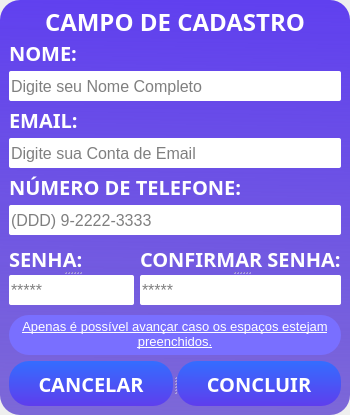
      <widget class="QWidget" name="pg_cliente">
       <layout class="QHBoxLayout" name="horizontalLayout_6">
        <property name="spacing">
         <number>5</number>
        </property>
        <property name="leftMargin">
         <number>0</number>
        </property>
        <property name="topMargin">
         <number>0</number>
        </property>
        <property name="rightMargin">
         <number>0</number>
        </property>
        <property name="bottomMargin">
         <number>0</number>
        </property>
        <item>
         <widget class="QFrame" name="frame_7">
          <property name="sizePolicy">
           <sizepolicy hsizetype="Fixed" vsizetype="Preferred">
            <horstretch>0</horstretch>
            <verstretch>0</verstretch>
           </sizepolicy>
          </property>
          <property name="minimumSize">
           <size>
            <width>350</width>
            <height>415</height>
           </size>
          </property>
          <property name="maximumSize">
           <size>
            <width>350</width>
            <height>415</height>
           </size>
          </property>
          <property name="styleSheet">
           <string notr="true">background-color: qlineargradient(spread:pad, x1:0.512, y1:0, x2:0.5, y2:0.994, stop:0 rgba(96, 64, 239, 255), stop:1 rgba(36, 0, 198, 144));
border-radius:20px;
border-color: rgb(255, 255, 255);
</string>
          </property>
          <property name="frameShape">
           <enum>QFrame::StyledPanel</enum>
          </property>
          <property name="frameShadow">
           <enum>QFrame::Raised</enum>
          </property>
          <layout class="QVBoxLayout" name="verticalLayout_5">
           <item>
            <widget class="QLabel" name="label_17">
             <property name="minimumSize">
              <size>
               <width>0</width>
               <height>25</height>
              </size>
             </property>
             <property name="maximumSize">
              <size>
               <width>16777215</width>
               <height>25</height>
              </size>
             </property>
             <property name="font">
              <font>
               <family>Agency FB</family>
               <pointsize>18</pointsize>
               <weight>75</weight>
               <bold>true</bold>
              </font>
             </property>
             <property name="styleSheet">
              <string notr="true">color: rgb(255, 255, 255);
background-color: qlineargradient(spread:pad, x1:0.574, y1:1, x2:0.557, y2:0, stop:0 rgba(26, 0, 189, 0), stop:1 rgba(53, 0, 151, 0));</string>
             </property>
             <property name="text">
              <string>CAMPO DE CADASTRO</string>
             </property>
             <property name="alignment">
              <set>Qt::AlignCenter</set>
             </property>
            </widget>
           </item>
           <item>
            <widget class="QLabel" name="label_12">
             <property name="minimumSize">
              <size>
               <width>0</width>
               <height>25</height>
              </size>
             </property>
             <property name="maximumSize">
              <size>
               <width>16777215</width>
               <height>25</height>
              </size>
             </property>
             <property name="font">
              <font>
               <family>Agency FB</family>
               <pointsize>15</pointsize>
               <weight>75</weight>
               <bold>true</bold>
              </font>
             </property>
             <property name="styleSheet">
              <string notr="true">color: rgb(255, 255, 255);
background-color: qlineargradient(spread:pad, x1:0.574, y1:1, x2:0.557, y2:0, stop:0 rgba(26, 0, 189, 0), stop:1 rgba(53, 0, 151, 0));</string>
             </property>
             <property name="text">
              <string>NOME:</string>
             </property>
            </widget>
           </item>
           <item>
            <widget class="QLineEdit" name="txtNomeCliente">
             <property name="minimumSize">
              <size>
               <width>0</width>
               <height>30</height>
              </size>
             </property>
             <property name="maximumSize">
              <size>
               <width>16777215</width>
               <height>30</height>
              </size>
             </property>
             <property name="font">
              <font>
               <family>Nirmala UI</family>
               <pointsize>12</pointsize>
              </font>
             </property>
             <property name="styleSheet">
              <string notr="true">background-color: rgb(255, 255, 255);
border-radius:2px;</string>
             </property>
             <property name="inputMask">
              <string/>
             </property>
             <property name="text">
              <string/>
             </property>
             <property name="maxLength">
              <number>32767</number>
             </property>
             <property name="frame">
              <bool>true</bool>
             </property>
             <property name="placeholderText">
              <string>Digite seu Nome Completo</string>
             </property>
             <property name="clearButtonEnabled">
              <bool>true</bool>
             </property>
            </widget>
           </item>
           <item>
            <widget class="QLabel" name="label_13">
             <property name="minimumSize">
              <size>
               <width>0</width>
               <height>25</height>
              </size>
             </property>
             <property name="maximumSize">
              <size>
               <width>16777215</width>
               <height>25</height>
              </size>
             </property>
             <property name="font">
              <font>
               <family>Agency FB</family>
               <pointsize>15</pointsize>
               <weight>75</weight>
               <bold>true</bold>
              </font>
             </property>
             <property name="styleSheet">
              <string notr="true">color: rgb(255, 255, 255);
background-color: qlineargradient(spread:pad, x1:0.574, y1:1, x2:0.557, y2:0, stop:0 rgba(26, 0, 189, 0), stop:1 rgba(53, 0, 151, 0));</string>
             </property>
             <property name="text">
              <string>EMAIL:</string>
             </property>
            </widget>
           </item>
           <item>
            <widget class="QLineEdit" name="txtEmailCliente">
             <property name="minimumSize">
              <size>
               <width>0</width>
               <height>30</height>
              </size>
             </property>
             <property name="maximumSize">
              <size>
               <width>16777215</width>
               <height>30</height>
              </size>
             </property>
             <property name="font">
              <font>
               <family>Nirmala UI</family>
               <pointsize>12</pointsize>
              </font>
             </property>
             <property name="styleSheet">
              <string notr="true">background-color: rgb(255, 255, 255);border-radius:2px;</string>
             </property>
             <property name="maxLength">
              <number>50</number>
             </property>
             <property name="placeholderText">
              <string>Digite sua Conta de Email</string>
             </property>
             <property name="clearButtonEnabled">
              <bool>true</bool>
             </property>
            </widget>
           </item>
           <item>
            <widget class="QLabel" name="label_14">
             <property name="minimumSize">
              <size>
               <width>0</width>
               <height>25</height>
              </size>
             </property>
             <property name="maximumSize">
              <size>
               <width>16777215</width>
               <height>25</height>
              </size>
             </property>
             <property name="font">
              <font>
               <family>Agency FB</family>
               <pointsize>15</pointsize>
               <weight>75</weight>
               <bold>true</bold>
              </font>
             </property>
             <property name="styleSheet">
              <string notr="true">color: rgb(255, 255, 255);
background-color: qlineargradient(spread:pad, x1:0.574, y1:1, x2:0.557, y2:0, stop:0 rgba(26, 0, 189, 0), stop:1 rgba(53, 0, 151, 0));</string>
             </property>
             <property name="text">
              <string>NÚMERO DE TELEFONE:</string>
             </property>
            </widget>
           </item>
           <item>
            <widget class="QLineEdit" name="txtTelefoneCliente">
             <property name="minimumSize">
              <size>
               <width>0</width>
               <height>30</height>
              </size>
             </property>
             <property name="maximumSize">
              <size>
               <width>16777215</width>
               <height>30</height>
              </size>
             </property>
             <property name="font">
              <font>
               <family>Nirmala UI</family>
               <pointsize>12</pointsize>
              </font>
             </property>
             <property name="styleSheet">
              <string notr="true">background-color: rgb(255, 255, 255);border-radius:2px;</string>
             </property>
             <property name="maxLength">
              <number>9</number>
             </property>
             <property name="placeholderText">
              <string>(DDD) 9-2222-3333</string>
             </property>
             <property name="clearButtonEnabled">
              <bool>true</bool>
             </property>
            </widget>
           </item>
           <item>
            <widget class="QFrame" name="frame_10">
             <property name="minimumSize">
              <size>
               <width>0</width>
               <height>70</height>
              </size>
             </property>
             <property name="maximumSize">
              <size>
               <width>16777215</width>
               <height>80</height>
              </size>
             </property>
             <property name="styleSheet">
              <string notr="true">background-color: qlineargradient(spread:pad, x1:0.574, y1:1, x2:0.557, y2:0, stop:0 rgba(26, 0, 189, 0), stop:1 rgba(53, 0, 151, 0));</string>
             </property>
             <property name="frameShape">
              <enum>QFrame::StyledPanel</enum>
             </property>
             <property name="frameShadow">
              <enum>QFrame::Raised</enum>
             </property>
             <layout class="QHBoxLayout" name="horizontalLayout_11">
              <property name="leftMargin">
               <number>0</number>
              </property>
              <property name="topMargin">
               <number>0</number>
              </property>
              <property name="rightMargin">
               <number>0</number>
              </property>
              <property name="bottomMargin">
               <number>0</number>
              </property>
              <item>
               <widget class="QSplitter" name="splitter_14">
                <property name="orientation">
                 <enum>Qt::Vertical</enum>
                </property>
                <widget class="QLabel" name="label_19">
                 <property name="minimumSize">
                  <size>
                   <width>0</width>
                   <height>25</height>
                  </size>
                 </property>
                 <property name="maximumSize">
                  <size>
                   <width>16777215</width>
                   <height>25</height>
                  </size>
                 </property>
                 <property name="font">
                  <font>
                   <family>Agency FB</family>
                   <pointsize>15</pointsize>
                   <weight>75</weight>
                   <bold>true</bold>
                  </font>
                 </property>
                 <property name="styleSheet">
                  <string notr="true">color: rgb(255, 255, 255);
background-color: qlineargradient(spread:pad, x1:0.574, y1:1, x2:0.557, y2:0, stop:0 rgba(26, 0, 189, 0), stop:1 rgba(53, 0, 151, 0));</string>
                 </property>
                 <property name="text">
                  <string>SENHA:</string>
                 </property>
                </widget>
                <widget class="QLineEdit" name="txtSenhaCliente">
                 <property name="minimumSize">
                  <size>
                   <width>0</width>
                   <height>30</height>
                  </size>
                 </property>
                 <property name="maximumSize">
                  <size>
                   <width>16777215</width>
                   <height>30</height>
                  </size>
                 </property>
                 <property name="font">
                  <font>
                   <family>Nirmala UI</family>
                   <pointsize>12</pointsize>
                  </font>
                 </property>
                 <property name="styleSheet">
                  <string notr="true">background-color: rgb(255, 255, 255);border-radius:2px;</string>
                 </property>
                 <property name="text">
                  <string/>
                 </property>
                 <property name="maxLength">
                  <number>5</number>
                 </property>
                 <property name="echoMode">
                  <enum>QLineEdit::Password</enum>
                 </property>
                 <property name="placeholderText">
                  <string>*****</string>
                 </property>
                 <property name="clearButtonEnabled">
                  <bool>true</bool>
                 </property>
                </widget>
               </widget>
              </item>
              <item>
               <widget class="QSplitter" name="splitter_15">
                <property name="orientation">
                 <enum>Qt::Vertical</enum>
                </property>
                <widget class="QLabel" name="label_20">
                 <property name="minimumSize">
                  <size>
                   <width>0</width>
                   <height>25</height>
                  </size>
                 </property>
                 <property name="maximumSize">
                  <size>
                   <width>16777215</width>
                   <height>25</height>
                  </size>
                 </property>
                 <property name="font">
                  <font>
                   <family>Agency FB</family>
                   <pointsize>15</pointsize>
                   <weight>75</weight>
                   <bold>true</bold>
                  </font>
                 </property>
                 <property name="styleSheet">
                  <string notr="true">color: rgb(255, 255, 255);
background-color: qlineargradient(spread:pad, x1:0.574, y1:1, x2:0.557, y2:0, stop:0 rgba(26, 0, 189, 0), stop:1 rgba(53, 0, 151, 0));</string>
                 </property>
                 <property name="text">
                  <string>CONFIRMAR SENHA:</string>
                 </property>
                </widget>
                <widget class="QLineEdit" name="txtConfirmarSenhaCliente">
                 <property name="minimumSize">
                  <size>
                   <width>0</width>
                   <height>30</height>
                  </size>
                 </property>
                 <property name="maximumSize">
                  <size>
                   <width>16777215</width>
                   <height>30</height>
                  </size>
                 </property>
                 <property name="font">
                  <font>
                   <family>Nirmala UI</family>
                   <pointsize>12</pointsize>
                  </font>
                 </property>
                 <property name="styleSheet">
                  <string notr="true">background-color: rgb(255, 255, 255);border-radius:2px;</string>
                 </property>
                 <property name="text">
                  <string/>
                 </property>
                 <property name="maxLength">
                  <number>5</number>
                 </property>
                 <property name="echoMode">
                  <enum>QLineEdit::Password</enum>
                 </property>
                 <property name="placeholderText">
                  <string>*****</string>
                 </property>
                 <property name="clearButtonEnabled">
                  <bool>true</bool>
                 </property>
                </widget>
               </widget>
              </item>
             </layout>
            </widget>
           </item>
           <item>
            <widget class="QTextBrowser" name="textBrowser_7">
             <property name="minimumSize">
              <size>
               <width>0</width>
               <height>40</height>
              </size>
             </property>
             <property name="maximumSize">
              <size>
               <width>16777215</width>
               <height>43</height>
              </size>
             </property>
             <property name="styleSheet">
              <string notr="true">background-color: rgb(121, 111, 255);
color: rgb(255, 255, 255);
border-radius:20px;</string>
             </property>
             <property name="html">
              <string>&lt;!DOCTYPE HTML PUBLIC &quot;-//W3C//DTD HTML 4.0//EN&quot; &quot;http://www.w3.org/TR/REC-html40/strict.dtd&quot;&gt;
&lt;html&gt;&lt;head&gt;&lt;meta name=&quot;qrichtext&quot; content=&quot;1&quot; /&gt;&lt;style type=&quot;text/css&quot;&gt;
p, li { white-space: pre-wrap; }
&lt;/style&gt;&lt;/head&gt;&lt;body style=&quot; font-family:'MS Shell Dlg 2'; font-size:8.25pt; font-weight:400; font-style:normal;&quot;&gt;
&lt;p align=&quot;center&quot; style=&quot; margin-top:0px; margin-bottom:0px; margin-left:0px; margin-right:0px; -qt-block-indent:0; text-indent:0px;&quot;&gt;&lt;span style=&quot; font-size:10pt; text-decoration: underline;&quot;&gt;Apenas é possível avançar caso os espaços estejam preenchidos.&lt;/span&gt;&lt;/p&gt;&lt;/body&gt;&lt;/html&gt;</string>
             </property>
            </widget>
           </item>
           <item>
            <widget class="QSplitter" name="splitter_16">
             <property name="styleSheet">
              <string notr="true">background-color: qlineargradient(spread:pad, x1:0.574, y1:1, x2:0.557, y2:0, stop:0 rgba(26, 0, 189, 0), stop:1 rgba(53, 0, 151, 0));</string>
             </property>
             <property name="orientation">
              <enum>Qt::Horizontal</enum>
             </property>
             <widget class="QPushButton" name="btnCancelarCliente">
              <property name="minimumSize">
               <size>
                <width>0</width>
                <height>45</height>
               </size>
              </property>
              <property name="maximumSize">
               <size>
                <width>16777215</width>
                <height>45</height>
               </size>
              </property>
              <property name="font">
               <font>
                <family>Agency FB</family>
                <pointsize>15</pointsize>
                <weight>75</weight>
                <bold>true</bold>
               </font>
              </property>
              <property name="cursor">
               <cursorShape>PointingHandCursor</cursorShape>
              </property>
              <property name="styleSheet">
               <string notr="true">QPushButton{
background-color: qlineargradient(spread:pad, x1:0.512, y1:0, x2:0.5, y2:0.994, stop:0 rgba(52, 109, 255, 255), stop:1 rgba(94, 62, 237, 255));
color: rgb(255, 255, 255);
border-radius:20px;
;}
QPushButton:hover{
background-color: rgb(89, 161, 255);
}
</string>
              </property>
              <property name="text">
               <string>CANCELAR</string>
              </property>
             </widget>
             <widget class="QPushButton" name="btnConcluirCliente">
              <property name="minimumSize">
               <size>
                <width>0</width>
                <height>45</height>
               </size>
              </property>
              <property name="maximumSize">
               <size>
                <width>16777215</width>
                <height>45</height>
               </size>
              </property>
              <property name="font">
               <font>
                <family>Agency FB</family>
                <pointsize>15</pointsize>
                <weight>75</weight>
                <bold>true</bold>
               </font>
              </property>
              <property name="cursor">
               <cursorShape>PointingHandCursor</cursorShape>
              </property>
              <property name="styleSheet">
               <string notr="true">QPushButton{
background-color: qlineargradient(spread:pad, x1:0.512, y1:0, x2:0.5, y2:0.994, stop:0 rgba(52, 109, 255, 255), stop:1 rgba(94, 62, 237, 255));
color: rgb(255, 255, 255);
border-radius:20px;
;}
QPushButton:hover{
background-color: rgb(89, 161, 255);
}
</string>
              </property>
              <property name="text">
               <string>CONCLUIR</string>
              </property>
             </widget>
            </widget>
           </item>
          </layout>
         </widget>
        </item>
       </layout>
      </widget>
